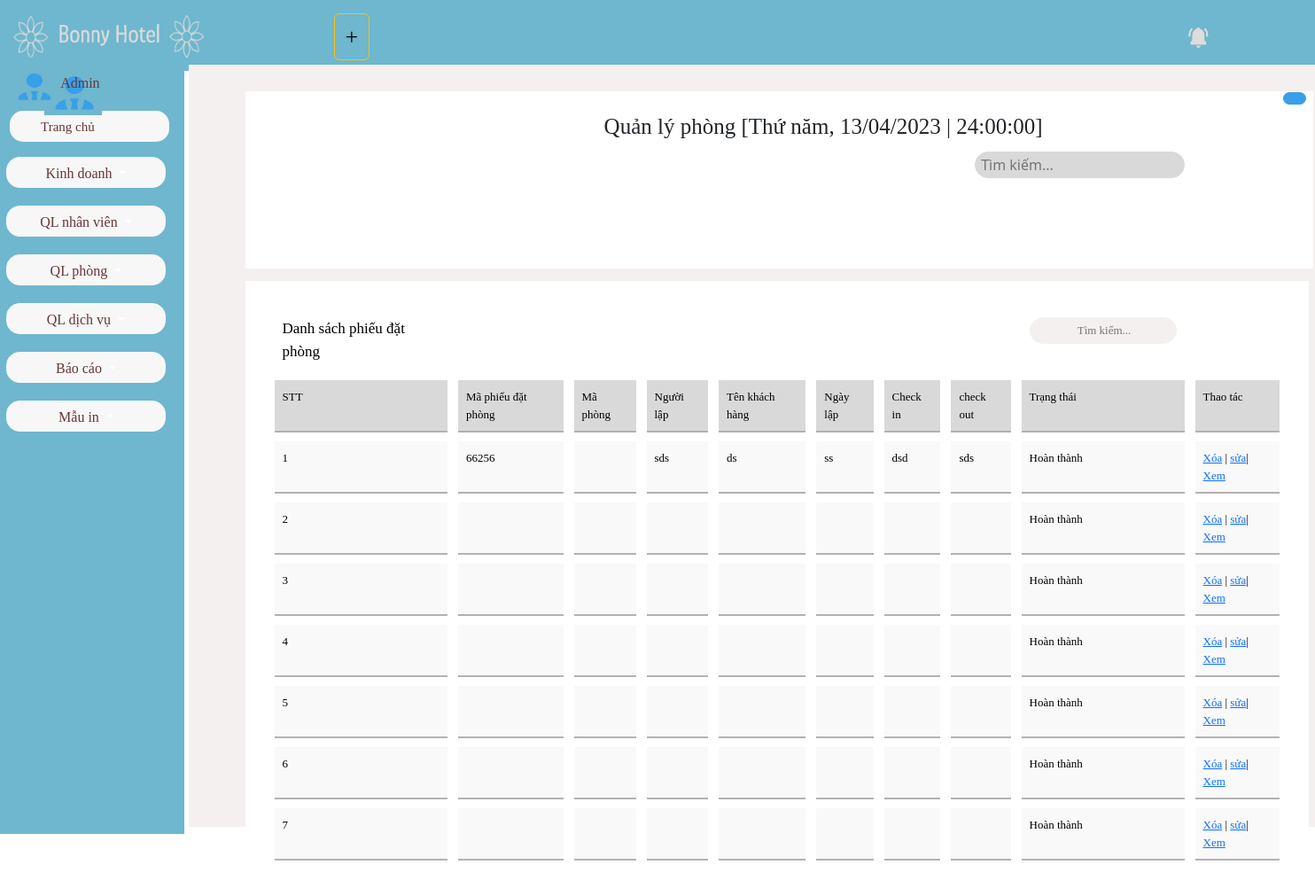
Page /data.php?action=data&query=them on the committed database.
### tables this page shows
CREATE TABLE `tbl_danhmuc` (
  `id_danhmuc` int(11) NOT NULL,
  `sonha` varchar(100) NOT NULL,
  `duong` varchar(100) NOT NULL,
  `xa` varchar(100) NOT NULL,
  `huyen` varchar(100) NOT NULL,
  `ngang` varchar(100) NOT NULL,
  `dai` varchar(100) NOT NULL,
  `dientich` varchar(100) NOT NULL,
  `dorong` varchar(11) NOT NULL,
  `hinhanh` varchar(100) NOT NULL
);

### modules/data/list_data.php (the view, shortened to what this page needs)
  <?php
    $sql_lietke_danhmucsp = "SELECT * FROM tbl_danhmuc ORDER BY dai DESC";
    $mysqli = new mysqli("localhost","root","","qtda");
    $query_lietke_danhmucsp = mysqli_query($mysqli,$sql_lietke_danhmucsp);
?>
 <div class="khung" style=" margin-top:50px;  margin-left:-100px;width: 1205px; background-color: #fff; border: 1px solid  #fff;" >
        <p>Quản lý phòng  [Thứ năm, 13/04/2023 | 24:00:00]</p>
    </div>
<button type="button" class="btn btn-outline-warning" style="margin-top: -550px; "><a href="data.php?action=data&query=sua1" style="color: black;text-decoration: none;font-size: 26px;">+</a></button>
<table class="table table-bordered"style=" width:1200px; margin-left:-100px; margin-top:-10px;font-size: 13px; border-collapse: separate;
    border-spacing: 12px;border: 1px solid #fff; background-color: #fff;
    padding: 20px;">
    <td style=" margin-top:10% ; font-size:17px ; " >Danh sách phiếu đặt phòng</td>
    <td style=" margin-top:10% ; font-size:18px ; " ></td>
    <td style=" margin-top:10% ; font-size:18px ; " ></td>
    <td style=" margin-top:10% ; font-size:18px ; " ></td>
    <td style=" margin-top:10% ; font-size:18px ; " ></td>
    <td style=" margin-top:10% ; font-size:18px ; " ></td>
    <td style=" margin-top:10% ; font-size:18px ; " ></td>
    <td style=" margin-top:10% ; font-size:18px ; " ></td>
    <td style=" margin-top:300px ;  margin-left:-100px; ; ">
   <form action="/tim-kiem.php" method="GET"  >
        <input type="text" id="search" name="q" style="   text-align: center; border-radius: 25px;  background:#F5F0F0 ;height: 30px; border: 1px solid #F5F0F0 "  placeholder=" Tìm kiếm..." required>
    </form>
   </td>
  <tr class="hihi">
  <td style=" border: 1px solid #D9D9D9;  box-shadow:  0px 2px rgba(0, 0, 0, 0.3) ;background-color: #D9D9D9;">STT</td>
    <td style=" border: 1px solid #D9D9D9;box-shadow:  0px 2px rgba(0, 0, 0, 0.3);background-color: #D9D9D9;">Mã phiếu đặt phòng</td>
    <td style=" border: 1px solid #D9D9D9;box-shadow:  0px 2px rgba(0, 0, 0, 0.3);background-color: #D9D9D9;">Mã phòng</td>
    <td style=" border: 1px solid #D9D9D9;box-shadow:  0px 2px rgba(0, 0, 0, 0.3);background-color: #D9D9D9;">Người lập</td>
    <td style=" border: 1px solid #D9D9D9;box-shadow:  0px 2px rgba(0, 0, 0, 0.3);background-color: #D9D9D9;">Tên khách hàng</td>
    <td style=" border: 1px solid #D9D9D9;box-shadow:  0px 2px rgba(0, 0, 0, 0.3);background-color: #D9D9D9;">Ngày lập</td>
    <td style=" border: 1px solid #D9D9D9;box-shadow:  0px 2px rgba(0, 0, 0, 0.3);background-color: #D9D9D9;">Check in</td>
    <td style=" border: 1px solid #D9D9D9;box-shadow:  0px 2px rgba(0, 0, 0, 0.3);background-color: #D9D9D9;">check out</td>
    <td style=" border: 1px solid #D9D9D9;box-shadow:  0px 2px rgba(0, 0, 0, 0.3);background-color: #D9D9D9;">Trạng thái</td>
    <td style=" border: 1px solid #D9D9D9;box-shadow:  0px 2px rgba(0, 0, 0, 0.3);background-color: #D9D9D9;">Thao tác</td>
  </tr>
  <?php
  $i=0;
  while($row = mysqli_fetch_array($query_lietke_danhmucsp)){
    $i++;
?>
    <tr>
    <td style=" border: 1px solid #F9F9F9;box-shadow:  0px 2px rgba(0, 0, 0, 0.3);background-color: #F9F9F9; "><?php echo $i ?></td>
    <td style=" border: 1px solid #F9F9F9;box-shadow:  0px 2px rgba(0, 0, 0, 0.3);background-color: #F9F9F9;"><?php echo $row['sonha'] ?></td>
    <td style=" border: 1px solid #F9F9F9;box-shadow:  0px 2px rgba(0, 0, 0, 0.3);background-color: #F9F9F9"><?php echo $row['duong'] ?></td>
    <td style=" border: 1px solid #F9F9F9;box-shadow:  0px 2px rgba(0, 0, 0, 0.3);background-color: #F9F9F9"><?php echo $row['xa'] ?></td>
    <td style=" border: 1px solid #F9F9F9;box-shadow:  0px 2px rgba(0, 0, 0, 0.3);background-color: #F9F9F9"><?php echo $row['ngang'] ?></td>
    <td style=" border: 1px solid #F9F9F9;box-shadow:  0px 2px rgba(0, 0, 0, 0.3);background-color: #F9F9F9"><?php echo $row['dai'] ?></td>
    <td style=" border: 1px solid #F9F9F9;box-shadow:  0px 2px rgba(0, 0, 0, 0.3);background-color: #F9F9F9"><?php echo $row['dientich'] ?></td>
    <td style=" border: 1px solid #F9F9F9;box-shadow:  0px 2px rgba(0, 0, 0, 0.3);background-color: #F9F9F9"><?php echo $row['dorong'] ?></td>
    <td style=" border: 1px solid #F9F9F9;box-shadow:  0px 2px rgba(0, 0, 0, 0.3);background-color: #F9F9F9">
    <?php
    if ( $row['huyen']==0) {
      echo 'Hoàn thành';
    }elseif ( $row['huyen']==1) {
      echo 'Chưa hoàn thành';
    }elseif ( $row['huyen']==2) {
      echo 'Huỷ';
    }
     ?>
    </td>
    <td style=" border: 1px solid #F9F9F9;box-shadow:  0px 2px rgba(0, 0, 0, 0.3);background-color: #F9F9F9">
        <a href="modules/data/controll_data.php?iddanhmuc=<?php echo $row['id_danhmuc'] ?>">Xóa</a> | <a href="?action=data&query=sua&iddanhmuc=<?php echo $row['id_danhmuc'] ?>">sửa</a>| <a href="?action=data&query=xem&iddanhmuc=<?php echo $row['id_danhmuc'] ?>">Xem</a>
    </td>
  </tr>
  <?php
  }
  ?>
</table>

### data.php (shortened to what this page needs)
<!DOCTYPE html>
<html lang="en">
<head>
    <link rel="stylesheet" type="text/css" href="css/styleadmincp.css">
    <link rel="stylesheet" type="text/css" href="css/min1.css">
    <link href="https://cdn.jsdelivr.net/npm/bootstrap@5.3.1/dist/css/bootstrap.min.css" rel="stylesheet">
</head>
<body>
<div class="wrapper2" style=" height: 80px; background-color: #6EB7CE;  ">
<img class="iconoirflower" alt="" src="/image/bieutuong.PNG" />
<img class="iconoirflower3" alt="" src="/image/chuong.PNG" />
<img class="iconoirflower4"  alt="" src="/image/nguoi1.PNG" />
<div>
<div class="dropdown" style=" padding: 10px;"     >
  <button class="btn btn-secondary dropdown-toggle" type="button" id="dropdownMenuButton2" data-bs-toggle="dropdown" aria-expanded="false"style="  background-color: #399FE8; border-radius: 20px; width: 5px; height: 10px; margin-left:1438px; margin-top: -86px; border: 1px solid #399FE8; ">
  </button>
</div>
</div>
<input type="text" id="search" name="q" style="   text-align: left; border-radius: 25px;  background:#D9D9D9 ;height: 30px;margin-left:1100px; border: 1px solid #D9D9D9  ;margin-top: -300px; "  placeholder=" Tìm kiếm..." required>
        </div>
        <div id="main">
            <div class="vung2">
                    <div class="menu">
                        <ul class="list_menu">
                        <h7> <img class="iconoirflower5"  alt="" src="/image/nguoi1.PNG" />  Admin</h7>
                        <li  style="  background-color: #F7F7F7; border-radius: 15px; width: 180px; height: 35px; margin-left:11px; "><a href="data.php?action=data&query=them"> Trang chủ</a></li>
                        <div class="dropdown"  style=" padding: 10px;   ">
  <button class="btn btn-secondary dropdown-toggle" type="button" id="dropdownMenuButton2" data-bs-toggle="dropdown" aria-expanded="false"
  style="  background-color: #F7F7F7; border-radius: 15px; width: 180px; height: 35px; margin-left:-33px;  border: 1px solid #F7F7F7; ">
  <h7> Kinh doanh </h7>
  </button>
</div>
<div class="dropdown" style=" padding: 10px;" >
  <button class="btn btn-secondary dropdown-toggle" type="button" id="dropdownMenuButton2" data-bs-toggle="dropdown" aria-expanded="false"style="  background-color: #F7F7F7; border-radius: 15px; width: 180px; height: 35px; margin-left:-33px; border: 1px solid #F7F7F7; ">
  <h7>QL nhân viên</h7>
  </button>
</div>
<div class="dropdown" style=" padding: 10px;" >
  <button class="btn btn-secondary dropdown-toggle" type="button" id="dropdownMenuButton2" data-bs-toggle="dropdown" aria-expanded="false"style="  background-color: #F7F7F7; border-radius: 15px; width: 180px; height: 35px; margin-left:-33px; border: 1px solid #F7F7F7; ">
  <h7>QL phòng</h7>
  </button>
</div>
<div class="dropdown" style=" padding: 10px;" >
  <button class="btn btn-secondary dropdown-toggle" type="button" id="dropdownMenuButton2" data-bs-toggle="dropdown" aria-expanded="false"style="  background-color: #F7F7F7; border-radius: 15px; width: 180px; height: 35px; margin-left:-33px; border: 1px solid #F7F7F7; ">
  <h7>QL dịch vụ </h7></button>
</div>
<div class="dropdown" style=" padding: 10px;" >
  <button class="btn btn-secondary dropdown-toggle" type="button" id="dropdownMenuButton2" data-bs-toggle="dropdown" aria-expanded="false"style="  background-color: #F7F7F7; border-radius: 15px; width: 180px; height: 35px; margin-left:-33px;  border: 1px solid #F7F7F7;">
  <h7>Báo cáo</h7>
  </button>
</div>
<div class="dropdown" style=" padding: 10px; ">
  <button class="btn btn-secondary dropdown-toggle" type="button" id="dropdownMenuButton2" data-bs-toggle="dropdown" aria-expanded="false"style="  background-color: #F7F7F7; border-radius: 15px; width: 180px; height: 35px; margin-left:-33px; border: 1px solid #F7F7F7; ">
  <h7>Mẫu in</h7>
  </button>
</div>
                        </ul>
                    </div>
</div>
           </div>
            <div class="trungtam">
            <div class="wrapper">
            <?php
            include("modules/menu.php");
            include("modules/main.php");
            ?>
            </div>
            </div>
</body>
</html>

### modules/menu.php (shortened to what this page needs)
<ul class="admincp_list">
</ul>

### modules/main.php (shortened to what this page needs)
<div class="main">
    <?php
                if(isset($_GET['action']) && $_GET['query']){
                    $tam = $_GET ['action'];
                    $query = $_GET ['query'];
                }else{
                    $tam = '';
                    $query = '';
                }
                if($tam=='data' && $query=='them'){
                    include("modules/data/list_data.php");
                }elseif ($tam=='data' && $query=='sua1') {
                    include("modules/data/insert_data.php");
                }elseif ($tam=='data' && $query=='sua') {
                    include("modules/data/update_data.php");
                }elseif ($tam=='data' && $query=='xem') {
                    include("modules/data/detail.php");
                }elseif ($tam=='data' && $query=='xem') {
                    include("modules/data/manager_data.php");
                }elseif ($tam=='data' && $query=='xem') {
                    include("modules/data/employee_data.php");
                }elseif ($tam=='data' && $query=='xem') {
                    include("modules/data/collaborators_data.php");
                }elseif ($tam=='data' && $query=='xem123') {
                    include("modules/data/detail_employee.php");
                }elseif ($tam=='staff' && $query=='them') {
                    include("modules/staff/list_staff.php");
                }elseif ($tam=='staff' && $query=='sua1') {
                    include("modules/staff/insert_staff.php");
                }elseif ($tam=='staff' && $query=='sua') {
                    include("modules/staff/update_staff.php");
                }elseif ($tam=='staff' && $query=='sua') {
                    include("modules/staff/manager_staff.php");
                }elseif ($tam=='staff' && $query=='sua') {
                    include("modules/staff/employee_staff.php");
                }elseif ($tam=='staff' && $query=='sua') {
                    include("modules/staff/collaborators_staff.php");
                }elseif ($tam=='posts' && $query=='them') {
                    include("modules/posts/list_posts.php");
                }elseif ($tam=='posts' && $query=='sua1') {
                    include("modules/posts/insert_posts.php");
                }elseif ($tam=='posts' && $query=='sua') {
                    include("modules/posts/update_posts.php");
                }
                else {
                    include("modules/dashboard.php");
                }
    ?>
</div>

### css/styleadmincp.css (style rules this page uses)
ul.admincp_list { padding: 0; margin: 0; list-style: none; }
.wrapper { margin-left: 200px; height: auto; width: 90%; margin: 0 auto; }

### css/min1.css (style rules this page uses)
.iconoirflower { margin-top: 10px; background-color: #6EB7CE; height: 60px; width: 15%; margin-left: 10px; }
.iconoirflower3 { margin-top: 15px; margin-left:1100px; height: 30px; width: 30px; }
.iconoirflower4 { margin-top: 10px; margin-left: 50px; height: 50px; width: 65px; }
.iconoirflower5 { margin-top: 5px; margin-left: -20px; height: 40px; width: 55px; }
h7 { color: #6A3535; }
#main { height: 868px; width: 10%; margin-top:0px; margin-left:0px ; font-family:Calibri; text-indent: 30px }
.menu { height: 50px; width: 100%; }
.vung2 { height: 100%; width: 140%; background: #6EB7CE; color: aliceblue; margin-top: -7px; }
.trungtam p { text-align: center; font-size: 25px; }
ul.list_menu { padding: 0; margin: 1px; width: 100%; border: 0px solid ; list-style: none; margin: 0 auto; line-height: 27px; background: #6EB7CE }
ul.list_menu li a { text-align: left; color: #6A3535; text-decoration: none; font-size: 15px; }
ul.list_menu li { float: center; margin: 7px; padding: 5px; font-size: 14px; }
.trungtam { margin-top: -868px; margin-left: 213px; font-family: Calibri; font-size: 20px; text-indent: 40px; height:860px; background-color:#F5F0F0; }
.main { margin-left:190px ; font-family:Calibri; font-size:16px; text-indent: 100px; margin-top: -50px; margin-left: 100px; }
.hihi { height: 50px; transform: scale(1); width: 1000px; background-color: #c8c9c1; margin-top: -00px; margin-left: 250px; }
ul.admincp_list { height: 30px; width: 1000px; margin-left: 20px; }

### data.php (style rules this page uses)
body { margin: 0; padding: 0; }
.khung { border: 2px solid #000; padding: 20px; width: 1220px; height: 200px; margin-left:60px; margin-top: -80px; }

### rows in the picture
tbl_danhmuc: sonha "66256", xa "sds", ngang "ds", dai "ss", dientich "dsd", dorong "sds", huyen "Hoàn thành"
tbl_danhmuc: huyen "Hoàn thành"
tbl_danhmuc: huyen "Hoàn thành"
tbl_danhmuc: huyen "Hoàn thành"
tbl_danhmuc: huyen "Hoàn thành"
tbl_danhmuc: huyen "Hoàn thành"
tbl_danhmuc: huyen "Hoàn thành"
